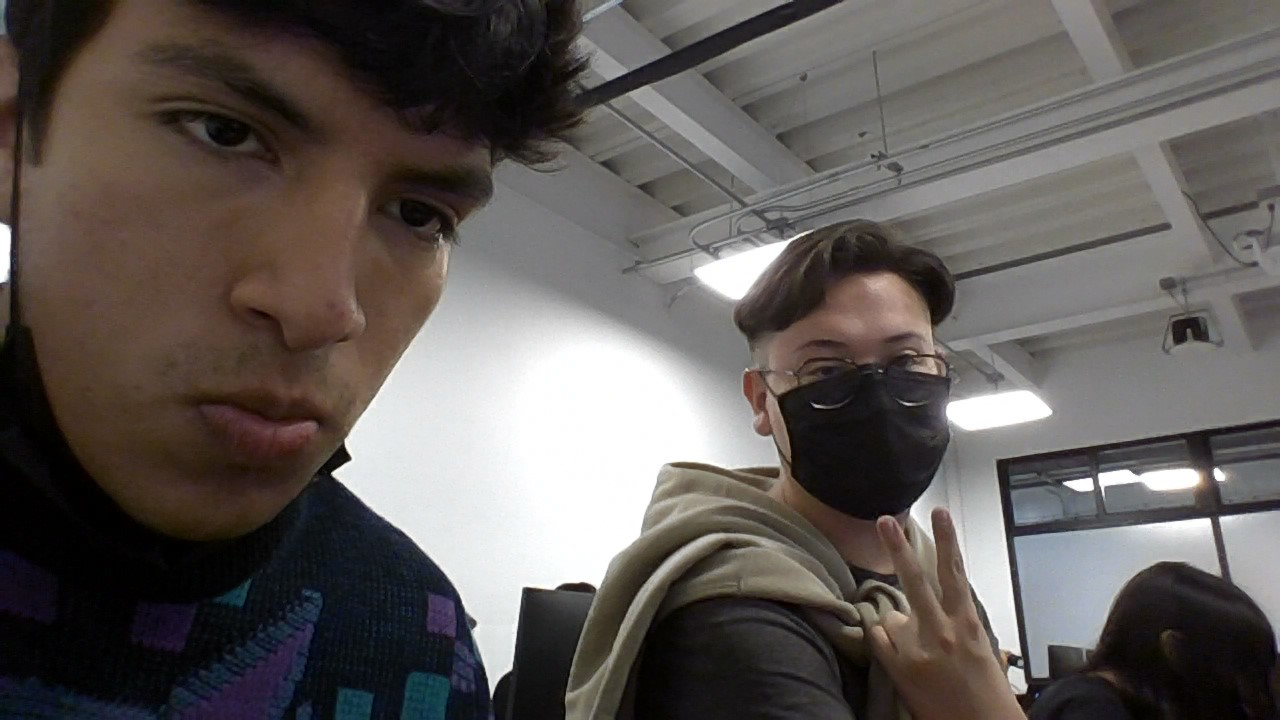
#> input picture Fotos/LAB.jpg, 1280 x 720 px, found by its file name; the run also reads 1 picture not shown here
$ python TransColor.py
#> lines starting #> are read from the running program, lines starting #| are printed output that depends on the picture
import cv2
import numpy as np

# Carga la imagen
original = cv2.imread('Fotos/LAB.jpg', 1)
#> original is the input picture: shape (720, 1280, 3); mean B, G, R 87.9, 91, 96.5

# Mostrar imagen original
cv2.imshow('Imagen original', original)

# Separar las imagenes en 3 canales
B, G, R = cv2.split(original)
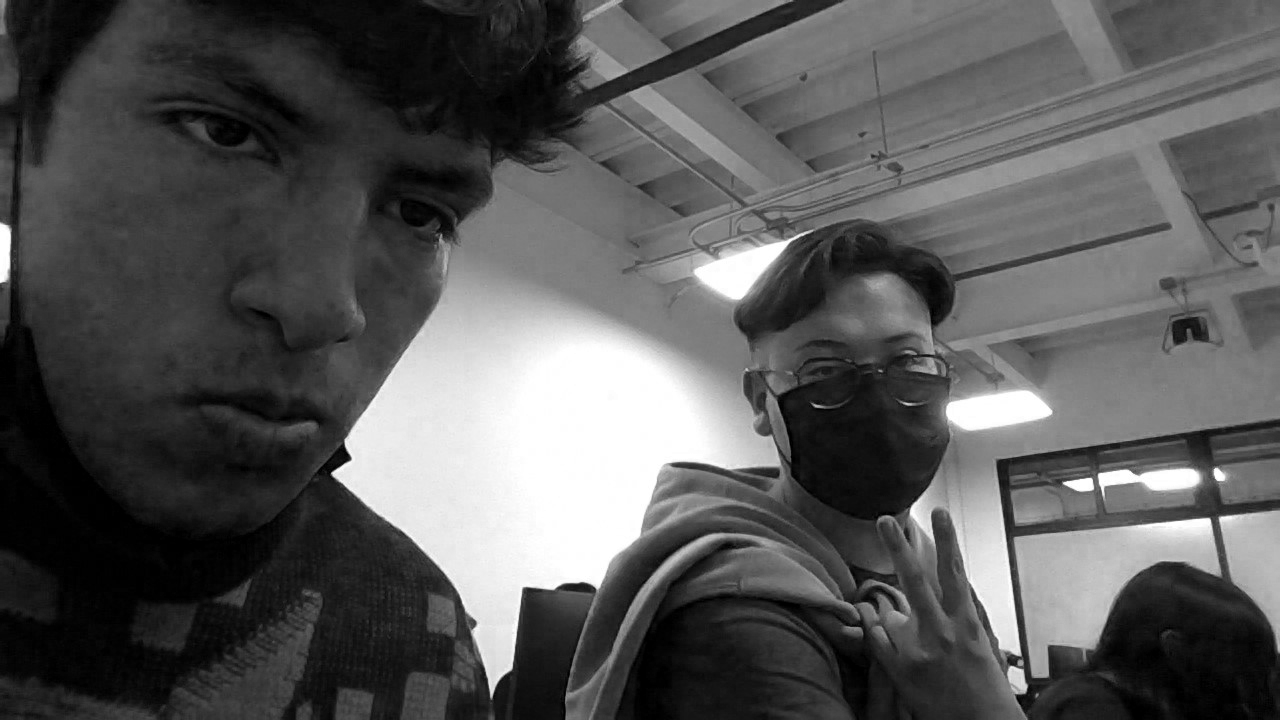
#> B: shape (720, 1280); min 0, max 255, mean 87.9
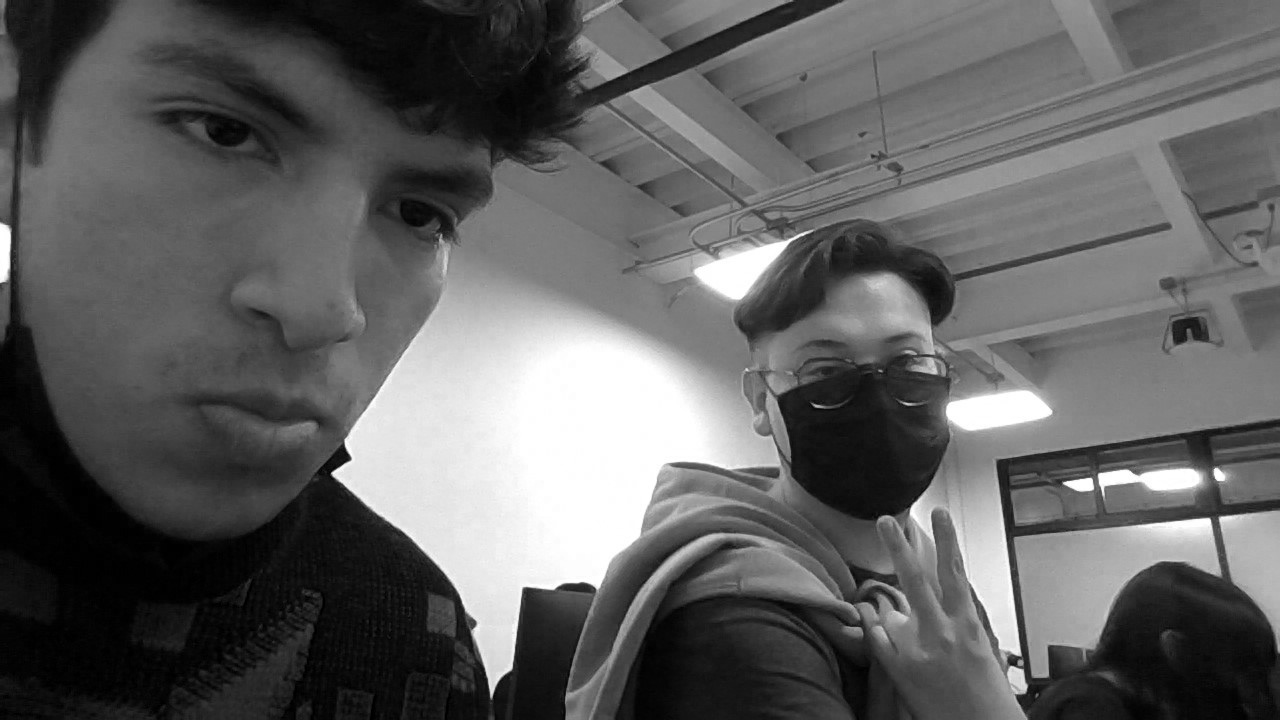
#> R: shape (720, 1280); min 0, max 255, mean 96.5

# Convertir cada canal en arreglo
ArrayR = np.asarray(R)
ArrayG = np.asarray(G)
ArrayB = np.asarray(B)

# Hacer las operaciones en cada arreglo para el gris preciso
for i in np.nditer(ArrayR, op_flags=['readwrite']):
    i[...] = i[...] * 0.21
#> this loop made 921600 passes

for i in np.nditer(ArrayG, op_flags=['readwrite']):
    i[...] = i[...] * 0.72
#> this loop made 921600 passes

for i in np.nditer(ArrayB, op_flags=['readwrite']):
    i[...] = i[...] * 0.07
#> this loop made 921600 passes

# Sumar los 3 canales
suma1 = cv2.add(R, G)
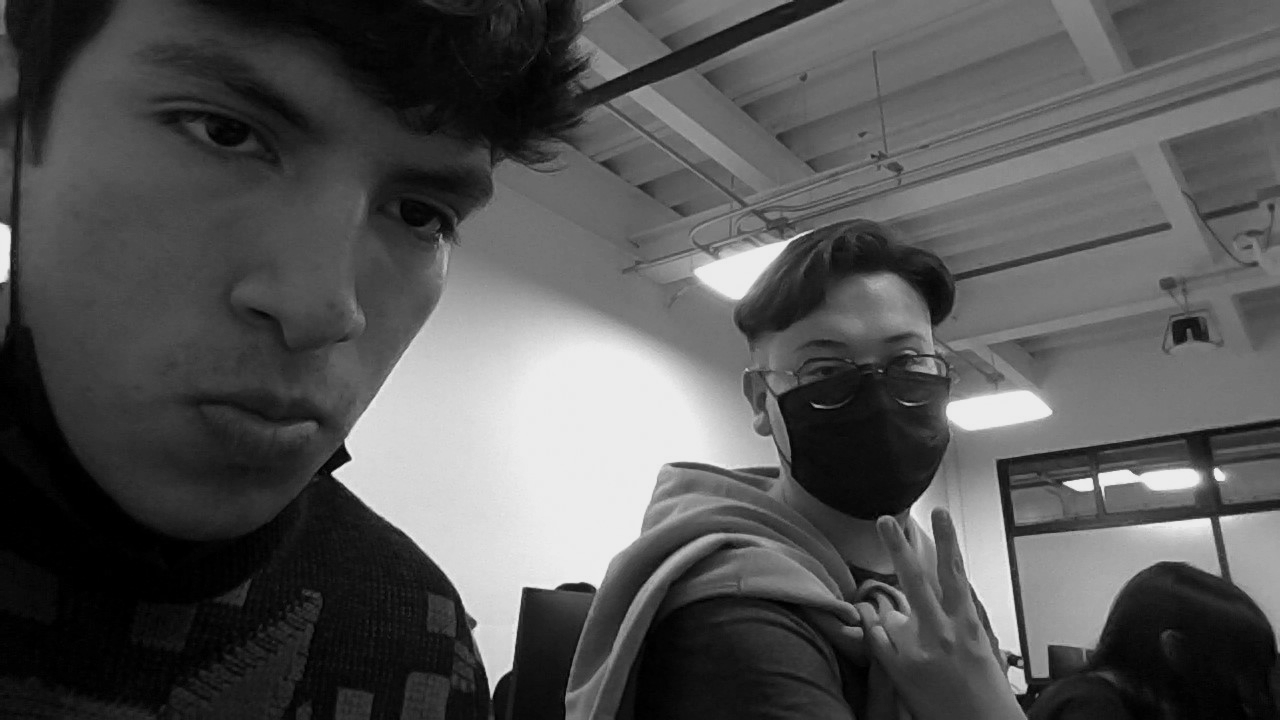
#> suma1: shape (720, 1280); min 0, max 236, mean 84.8
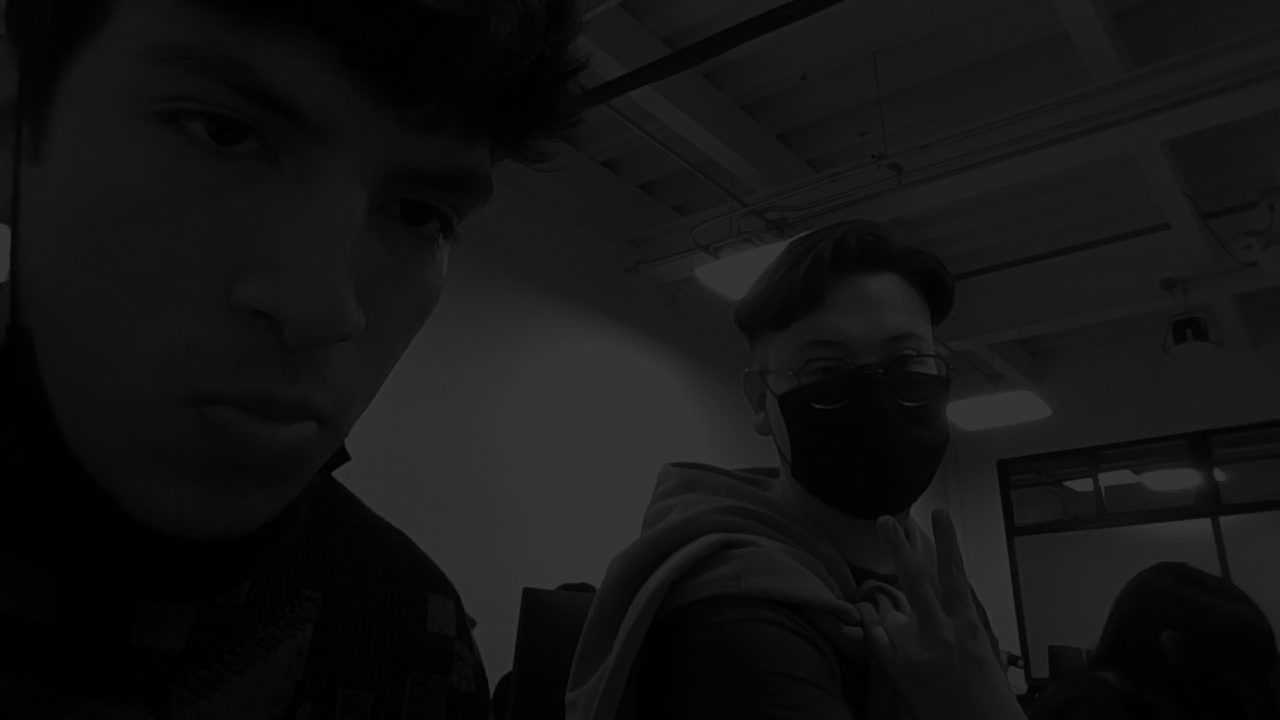
#> R: shape (720, 1280); min 0, max 53, mean 19.8
suma2 = cv2.add(suma1, B)

# Guardar la imagen sumada y abrirla en 3 canales
cv2.imwrite(
    "C:/Users/SZMik/OneDrive/Documentos/Mike/VisualStudio/Fotos/suma2.jpg", suma2)
gray = cv2.imread('Fotos/suma2.jpg', 1)

# Mostrar la imagen en gris
cv2.imshow('Imagen gris', gray)

# Leer los valores de vr, vg y vb
#> (the run stopped early here; a loop or call above may not have finished)
